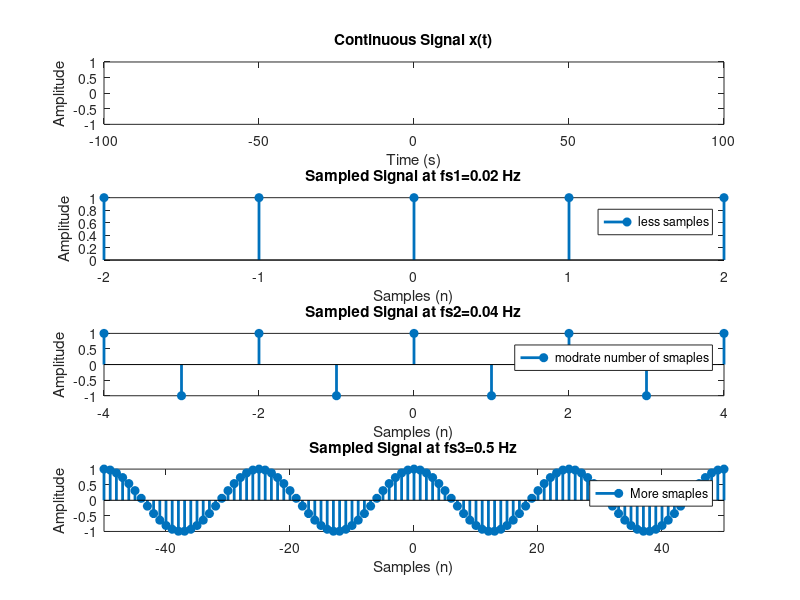

The MATLAB source for this figure:
fm = 0.02; 
t = -100:0.0001:100;
fs1 = 0.02; 
fs2 = 0.04; 
fs3 = 0.5; 
ts1 = 1/fs2;
ts2 = 1/fs3;
ts3 = 1/fs2;
x_t = cos(2*pi*fm*t);

n1 = -2:1:2;
n2 = -4:1:4; % 1/0.04 = 25
n3 = -50:1:50; % 1/0.5 = 2

x_n1 = cos(2*pi*fm*n1/fs1); 
x_n2 = cos(2*pi*fm*n2/fs2); 
x_n3 = cos(2*pi*fm*n3/fs3); 


figure;
subplot(4,1,1);
plot(t, x_t,'LineWidth', 2);
title('Continuous Signal x(t)');
xlabel('Time (s)');
ylabel('Amplitude');

subplot(4,1,2);
stem(n1, x_n1,'filled','LineWidth', 2);
legend('less samples')
title('Sampled Signal at fs1=0.02 Hz');
xlabel('Samples (n)');
ylabel('Amplitude');
axis([-2 2 0 1])

subplot(4,1,3);
stem(n2, x_n2','filled','LineWidth', 2);
legend('modrate number of smaples')
title('Sampled Signal at fs2=0.04 Hz');
xlabel('Samples (n)');
ylabel('Amplitude');
axis([-4 4 -1 1])

subplot(4,1,4);
stem(n3, x_n3,'filled','LineWidth', 2);
legend('More smaples')
title('Sampled Signal at fs3=0.5 Hz');
xlabel('Samples (n)');
ylabel('Amplitude');
axis([-50 50 -1 1])

